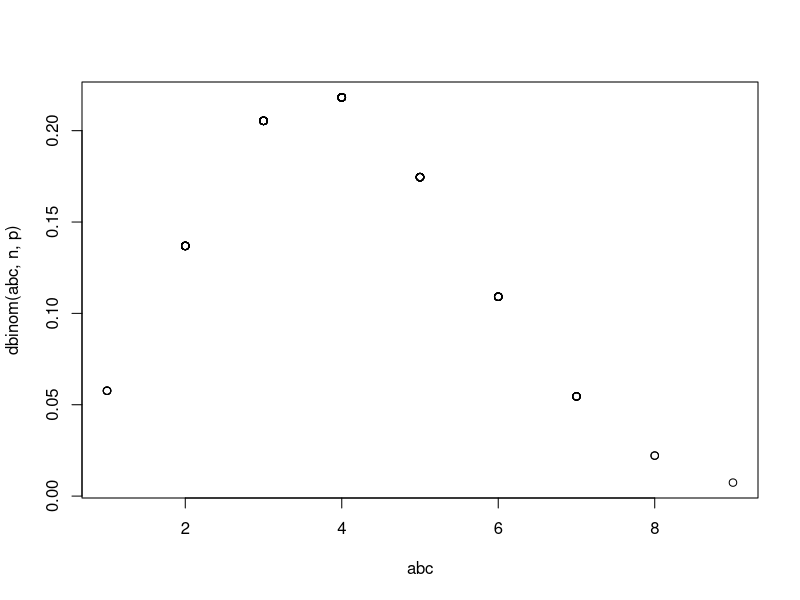
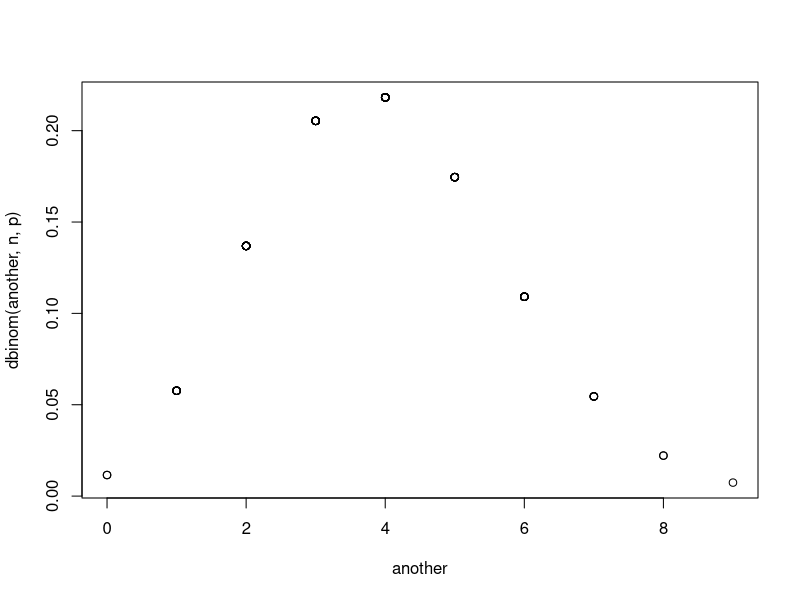
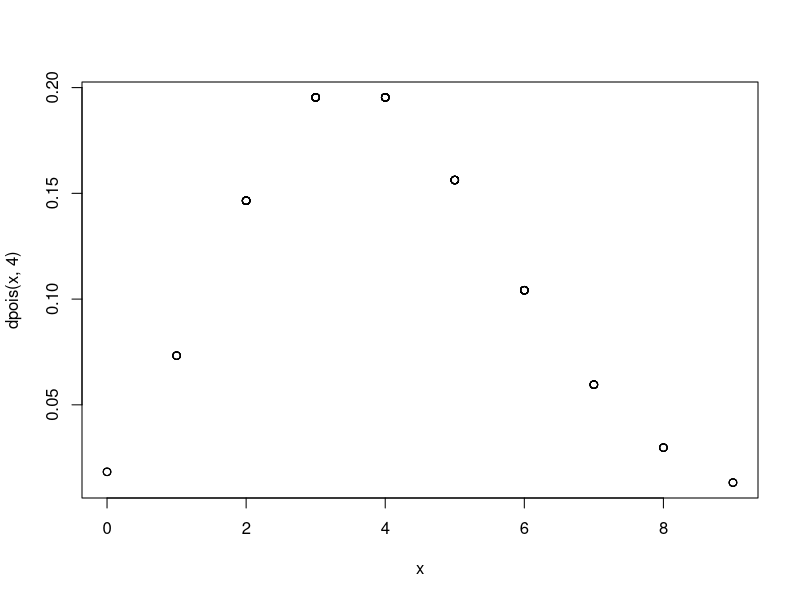
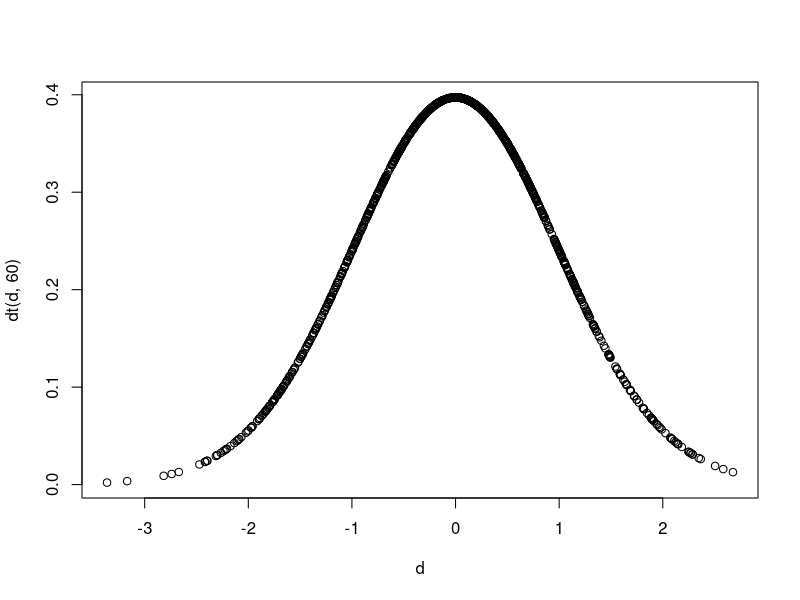
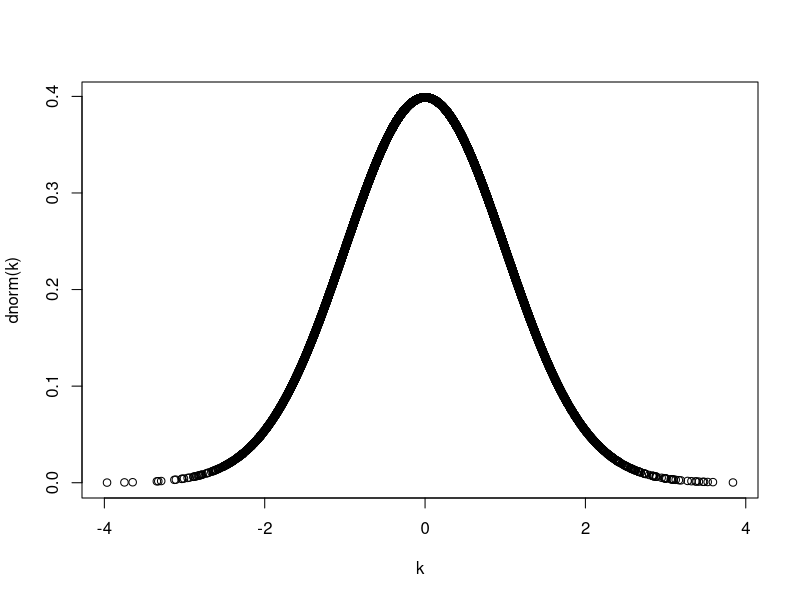
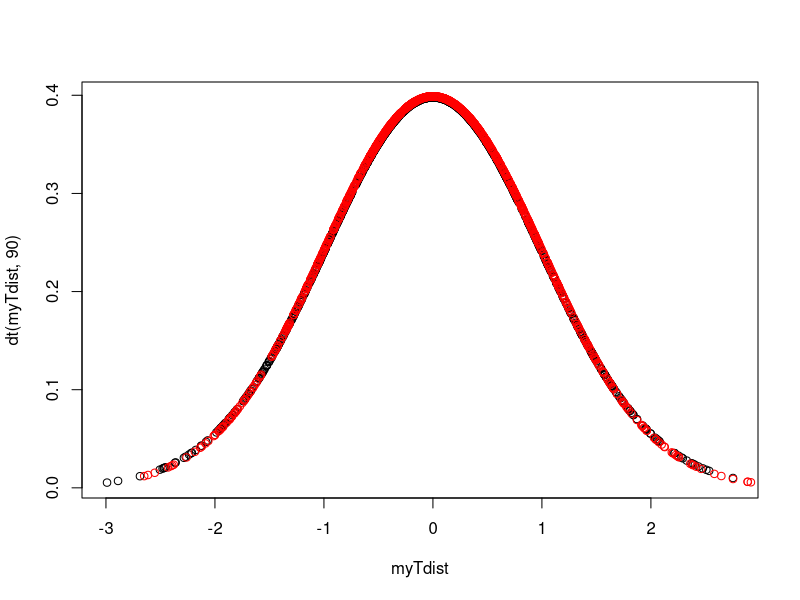

Here is the R script that generated these plots, in order:
#Probability distributions in R

#R has 4 simple functions for each distribution that help us tackle probability distributions
  #rdistr, ddistr, pdistr and qdistr (eg. rnorm, dnorm, pnorm etc)
  #rdistr helps us generate random numbers from a distribution
  #ddistr helps us calculate probability
  #pdistr helps us calculate CUMULATIVE probability
  #qdistr helps us generate quantiles
#binomial distribution
#parameters = n,p
  #let's generate 100 random numbers from binomial dist with n=20, p=0.2
n = 20
p = 0.2
abc = rbinom(100,n,p)
print(abc) #completely random
  #probability of getting 5 successes in such a distribution
p_5 = dbinom(5,n,p) #dbinom(number of successes== ,n,p)
p_5  
  #what is the prob of getting less than 6 successes?
    #means now we want the cumulative distribution function
cp_6 = pbinom(6,n,p)
cp_6

  #to check if distribution is working fine
fi = pbinom(20,n,p)
fi
  #quartiles
first_q = qbinom(0.25, n,p)
first_q
second_q = qbinom(0.5,n,p) #median
second_q
third_q = qbinom(0.75,n,p)
third_q
all_val = qbinom(c(0,0.25,0.5,0.75,1),n,p)
all_val
  #to get mode
mean = mean(abc) #thoeretically, it is 4 (20*0.2)
vari = var(abc) #theoretically, it is 3.2 (20*0.2*0.8)
dens = dbinom(0:20,n,p)
df = data.frame(successes = 0:20, dens)
df
#let's check the shape of the plot constructed
plot(abc, dbinom(abc,n,p))

another = rbinom(abc,n,p)
plot(another, dbinom(another, n,p))

#Example to solve
#1 #A box has 20 balls with numbers 1 to 20 on it.
#We pick a ball randomly out of it. What is the prob that:
  #i) number is even
  #ii) number is greater than 18

  #sol 1: values such as 2,4,6,8,10,12,14,16,18,20 i.e 10 of 20
  dbinom(1,1,10/20)
  #sol 2: values 19,20  i.e 2/20
  dbinom(1,1,2/20)  

#2 #n=5, p[x=1]=0.4096, p[x=2]=0.2048. Find p
  allProb = seq(0,1,by=0.01) #all possible values of p are between 0 to 1
  prob1 = sapply(allProb,function(allProb){dbinom(1,5,allProb)})
  mySolDf = data.frame(allProb, round(prob1,4))  
  library(dplyr)
  ans = mySolDf %>% filter(round.prob1..4.==0.4096)
  ans    

#POISSON Distribution: only 1 parameter, which is called lambda
  #rpois, qpois, dpois, ppois
  x = rpois(100,4) #random number generation
  mean(x)
  sd(x)
  var(x)  
  dpois(3,4)  #prob x==3
  ppois(3,4)  #cum prob, x<=3
  dpois(4,4)
  plot(x, dpois(x,4))    
  max(dpois(c(0:20),4))  #maximum probability
  
  #example
  #p(x>=2) and p(x<5): values of concern: 2,3,4
  sum(dpois(c(2:4),4))
  
  #example x~Poi with 'l' such that probability of having 0 and 1 event is the same. Find l.
  alPoss = sapply(p<-seq(1:20), function(p){dpois(c(0,1),p)})
  #we find that p=1 is the solution
  
  
#some more functions for discrete distributions that could be studied are:
  #rgeom(x, parameter)
  #dgeom(x, parameter)
  #pgeom(x, parameter)
  #qgeom(x, parameter)
  #rnbinom(x, k, p)
  #dnbinom(x, k, p)
  #pnbinom(x, k, p)
  #qnbinom(x, k, p)
  #rhyper(x, k, N-k, n)
  #dhyper(x, k, N-k, n)
  #phyper(x, k, N-k, n)
  #qhyper(x, k, N-k, n)
  #runif(x,min,max)
  #dunif(x,min,max)
  #punif(x,min,max)
  #qunif(x,min,max)
  
#Normal distribution: parameters mean, sd
  rnorm(100,0,1)
  a = rnorm(1000)  
  mean(a)  
  sd(a)  
  var(a)  
  
  #example: X~N with mean 14 and variance 20
  #p(x<14)
  pnorm(14,14,sqrt(20))
  pnorm(scale(14,14, sqrt(20)))  #scaling values.
    #scale function: number you want to scale, mean of the observations, standard deviation of the observations
  
#some other continuous distributions
  #rgamma(x, shape=alpha, scale=lambda)
  #dgamma(x, shape=alpha, scale=lambda)
  #pgamma(x, shape=alpha, scale=lambda)
  #qgamma(quantile, shape=alpha, scale=lambda)
  #rexp(x, parameter)
  #dexp(x, parameter)
  #pexp(x, parameter)
  #qexp(quantile, parameter)
  #rchisq(x,dof)
  #pchisq(x,dof)
  #dchisq(x,dof)
  #qchisq(quantile,dof)
  #rbeta(x,a,b)
  #dbeta(x,a,b)
  #pbeta(x,a,b)
  #qbeta(quantile,a,b)
  #rlnorm(x, mu, sd) #lognormal
  #dlnorm(x, mu, sd)
  #plnorm(x, mu, sd)
  #qlnorm(quantile, mu, sd)
  #rt(x,dof) ###t-distribution
  #dt(x,dof)
  #pt(x,dof)
  #qt(quantile,dof)
  #rf(x, n1, n2) # F- distribution
  #df(x, n1, n2)
  #pf(x, n1, n2)
  #qf(quantile, n1, n2)
  #rweibull(x, shape, scale) ## Weibull distribution
  #dweibull(x, shape, scale)
  #pweibull(x, shape, scale)
  #qweibull(x, shape, scale)
  
  dchisq(1,1)
  dnorm(1)  
  d = rt(1000,50)  
  plot(d, dt(d, 60))  
  k = rnorm(10000)  
  plot(k, dnorm(k))  
  
  #how a t distribution approaches normal
    #should have high number of degrees of freedom
  myTdist = rt(1000,90)
  plot(myTdist, dt(myTdist,90))
  rnorms = rnorm(1000)  
  points(rnorms, dnorm(rnorms), col="Red") #points added to original plot
  
  